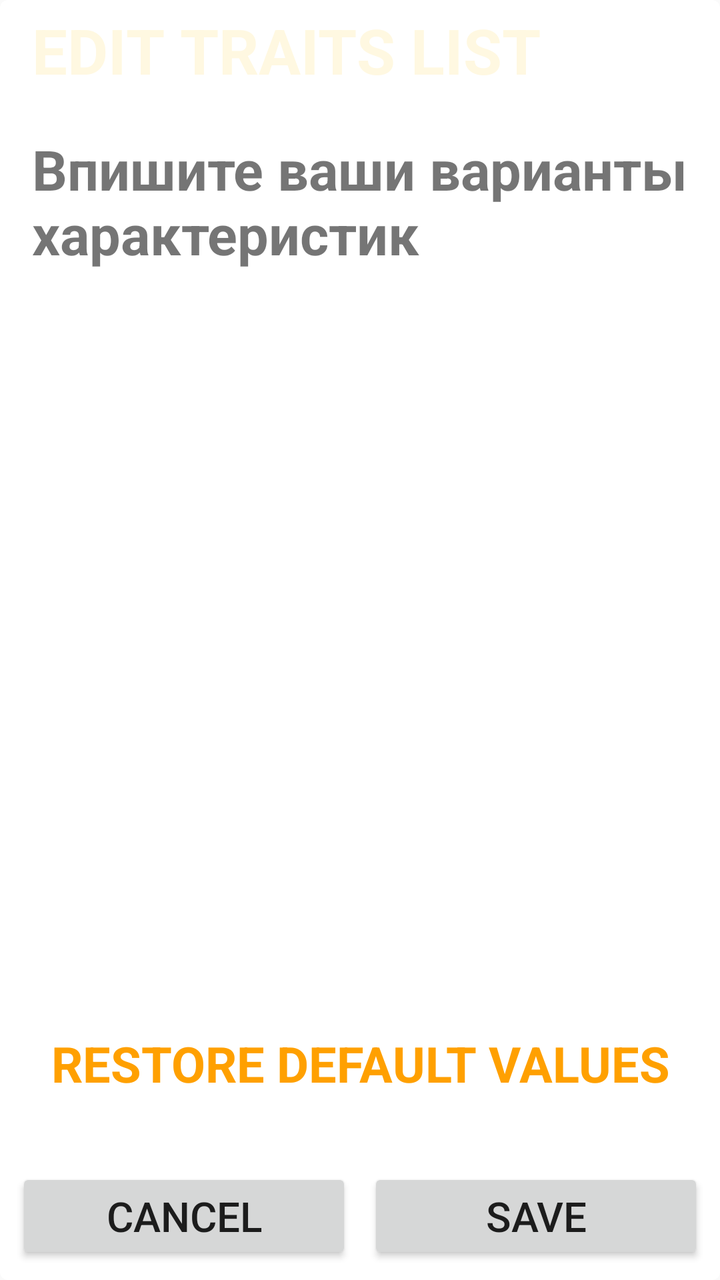
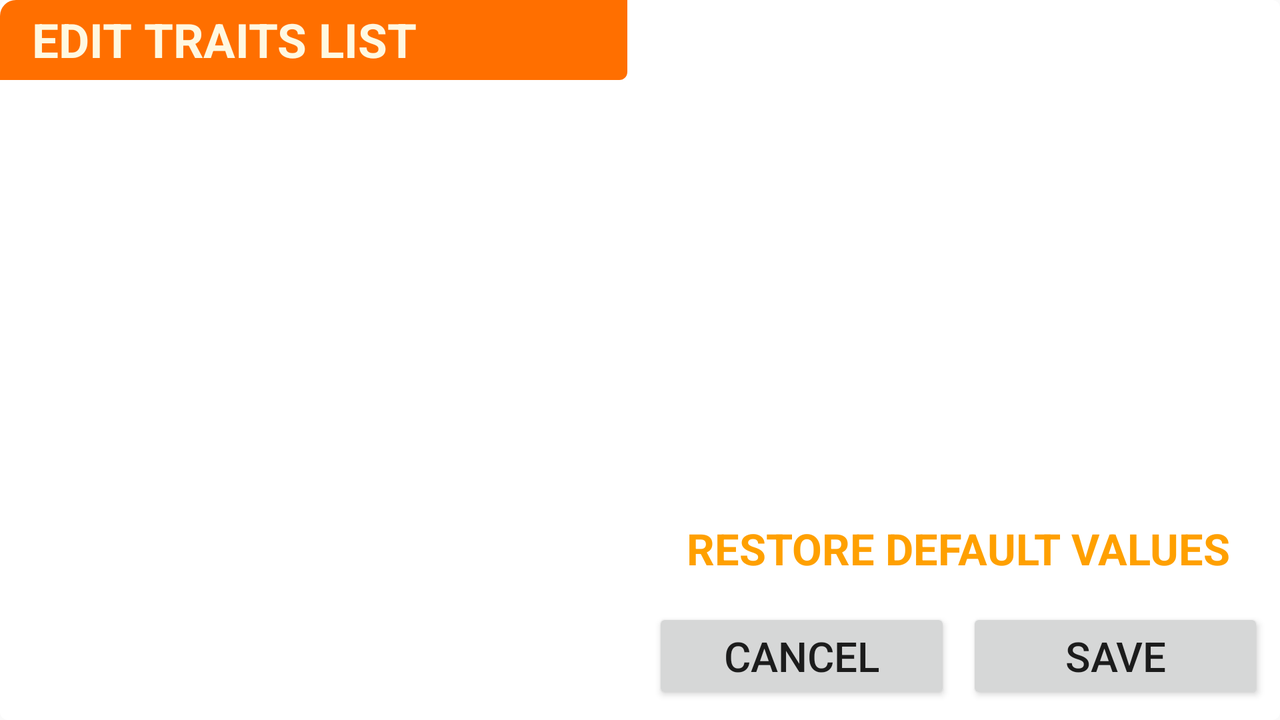

First picture: res/layout/ on a phone held upright. Second picture: the repository's own variant of that layout, on a device whose configuration matches the variant's folder. Source for both follows.
<!-- AndroidManifest.xml: application theme WFTheme -->
<!-- res/layout/spinner_edit_fragment.xml -->
<?xml version="1.0" encoding="utf-8"?>
<android.support.constraint.ConstraintLayout xmlns:android="http://schemas.android.com/apk/res/android"
    android:layout_width="match_parent"
    android:layout_height="match_parent"
    xmlns:app="http://schemas.android.com/apk/res-auto">

    <android.support.constraint.Guideline
        android:id="@+id/spinner_edit_fragment_guide_vertical_50"
        android:layout_width="wrap_content"
        android:layout_height="wrap_content"
        android:orientation="vertical"
        app:layout_constraintGuide_percent="0.5"
        />

    <TextView
        android:id="@+id/spinner_edit_fragment_background"
        android:layout_width="match_parent"
        android:layout_height="match_parent"
        android:background="@drawable/background_fragment_spinner_edit"
        app:layout_constraintLeft_toLeftOf="parent"
        app:layout_constraintRight_toRightOf="parent"
        app:layout_constraintTop_toTopOf="parent"
        app:layout_constraintBottom_toBottomOf="parent"
        />

    <TextView
        android:id="@+id/spinner_edit_color_top"
        android:layout_width="match_parent"
        android:layout_height="50dp"
        android:background="@drawable/background_fragment_spinner_edit_top_whore"
        app:layout_constraintTop_toTopOf="parent"
        app:layout_constraintLeft_toLeftOf="parent"
        app:layout_constraintRight_toRightOf="parent"
        />

    <TextView
        android:id="@+id/spinner_edit_textview_header"
        android:layout_width="match_parent"
        android:layout_height="50dp"
        android:text="@string/spinner_edit_header"
        android:textColor="@color/colorPrimaryLight"
        android:textStyle="bold"
        android:textAllCaps="true"
        android:gravity="left|center"
        android:paddingLeft="16dp"
        android:paddingRight="16dp"
        android:paddingTop="4dp"
        android:paddingBottom="4dp"
        android:maxLines="1"
        app:autoSizeTextType="uniform"
        app:layout_constraintTop_toTopOf="parent"
        app:layout_constraintLeft_toLeftOf="parent"
        app:layout_constraintRight_toRightOf="parent"
        />

    <TextView
        android:id="@+id/spinner_edit_fragment_prompt"
        android:layout_width="match_parent"
        android:layout_height="80dp"
        android:text="@string/spinner_edit_prompt"
        android:textStyle="bold"
        android:layout_margin="16dp"
        android:maxLines="3"
        app:autoSizeTextType="uniform"
        app:layout_constraintVertical_weight="4"
        app:layout_constraintTop_toBottomOf="@id/spinner_edit_color_top"
        app:layout_constraintLeft_toLeftOf="parent"
        app:layout_constraintRight_toRightOf="parent"
        />

    <TextView
        android:id="@+id/spinner_edit_fragment_edittext0"
        android:layout_width="match_parent"
        android:layout_height="0dp"
        android:background="@drawable/background_fragment_spinner_edit_textfield"
        android:paddingLeft="16dp"
        android:paddingRight="16dp"
        android:paddingTop="8dp"
        android:paddingBottom="8dp"
        android:gravity="left|center"
        android:layout_marginTop="16dp"
        android:layout_marginLeft="8dp"
        android:layout_marginRight="8dp"
        android:layout_marginBottom="4dp"
        android:maxLines="1"
        app:autoSizeTextType="uniform"
        app:layout_constraintVertical_weight="1"
        app:layout_constraintTop_toBottomOf="@id/spinner_edit_fragment_prompt"
        app:layout_constraintLeft_toLeftOf="parent"
        app:layout_constraintRight_toRightOf="parent"
        app:layout_constraintBottom_toTopOf="@id/spinner_edit_fragment_edittext1"
        />

    <TextView
        android:id="@+id/spinner_edit_fragment_edittext1"
        android:layout_width="match_parent"
        android:layout_height="0dp"
        android:background="@drawable/background_fragment_spinner_edit_textfield"
        android:paddingLeft="16dp"
        android:paddingRight="16dp"
        android:paddingTop="8dp"
        android:paddingBottom="8dp"
        android:gravity="left|center"
        android:layout_marginTop="4dp"
        android:layout_marginLeft="8dp"
        android:layout_marginRight="8dp"
        android:layout_marginBottom="4dp"
        android:maxLines="1"
        app:autoSizeTextType="uniform"
        app:layout_constraintVertical_weight="1"
        app:layout_constraintTop_toBottomOf="@id/spinner_edit_fragment_edittext0"
        app:layout_constraintLeft_toLeftOf="parent"
        app:layout_constraintRight_toRightOf="parent"
        app:layout_constraintBottom_toTopOf="@id/spinner_edit_fragment_edittext2"
        />

    <TextView
        android:id="@+id/spinner_edit_fragment_edittext2"
        android:layout_width="match_parent"
        android:layout_height="0dp"
        android:background="@drawable/background_fragment_spinner_edit_textfield"
        android:paddingLeft="16dp"
        android:paddingRight="16dp"
        android:paddingTop="8dp"
        android:paddingBottom="8dp"
        android:gravity="left|center"
        android:layout_marginTop="4dp"
        android:layout_marginLeft="8dp"
        android:layout_marginRight="8dp"
        android:layout_marginBottom="4dp"
        android:maxLines="1"
        app:autoSizeTextType="uniform"
        app:layout_constraintVertical_weight="1"
        app:layout_constraintTop_toBottomOf="@id/spinner_edit_fragment_edittext1"
        app:layout_constraintLeft_toLeftOf="parent"
        app:layout_constraintRight_toRightOf="parent"
        app:layout_constraintBottom_toTopOf="@id/spinner_edit_fragment_edittext3"
        />

    <TextView
        android:id="@+id/spinner_edit_fragment_edittext3"
        android:layout_width="match_parent"
        android:layout_height="0dp"
        android:background="@drawable/background_fragment_spinner_edit_textfield"
        android:paddingLeft="16dp"
        android:paddingRight="16dp"
        android:paddingTop="8dp"
        android:paddingBottom="8dp"
        android:gravity="left|center"
        android:layout_marginTop="4dp"
        android:layout_marginLeft="8dp"
        android:layout_marginRight="8dp"
        android:layout_marginBottom="4dp"
        android:maxLines="1"
        app:autoSizeTextType="uniform"
        app:layout_constraintVertical_weight="1"
        app:layout_constraintTop_toBottomOf="@id/spinner_edit_fragment_edittext2"
        app:layout_constraintLeft_toLeftOf="parent"
        app:layout_constraintRight_toRightOf="parent"
        app:layout_constraintBottom_toTopOf="@id/spinner_edit_fragment_edittext4"
        />

    <TextView
        android:id="@+id/spinner_edit_fragment_edittext4"
        android:layout_width="match_parent"
        android:layout_height="0dp"
        android:background="@drawable/background_fragment_spinner_edit_textfield"
        android:paddingLeft="16dp"
        android:paddingRight="16dp"
        android:paddingTop="8dp"
        android:paddingBottom="8dp"
        android:gravity="left|center"
        android:layout_marginTop="4dp"
        android:layout_marginLeft="8dp"
        android:layout_marginRight="8dp"
        android:layout_marginBottom="4dp"
        android:maxLines="1"
        app:autoSizeTextType="uniform"
        app:layout_constraintVertical_weight="1"
        app:layout_constraintTop_toBottomOf="@id/spinner_edit_fragment_edittext3"
        app:layout_constraintLeft_toLeftOf="parent"
        app:layout_constraintRight_toRightOf="parent"
        app:layout_constraintBottom_toTopOf="@id/spinner_edit_fragment_edittext5"
        />

    <TextView
        android:id="@+id/spinner_edit_fragment_edittext5"
        android:layout_width="match_parent"
        android:layout_height="0dp"
        android:background="@drawable/background_fragment_spinner_edit_textfield"
        android:paddingLeft="16dp"
        android:paddingRight="16dp"
        android:paddingTop="8dp"
        android:paddingBottom="8dp"
        android:gravity="left|center"
        android:layout_marginTop="4dp"
        android:layout_marginLeft="8dp"
        android:layout_marginRight="8dp"
        android:layout_marginBottom="4dp"
        android:maxLines="1"
        app:autoSizeTextType="uniform"
        app:layout_constraintVertical_weight="1"
        app:layout_constraintTop_toBottomOf="@id/spinner_edit_fragment_edittext4"
        app:layout_constraintLeft_toLeftOf="parent"
        app:layout_constraintRight_toRightOf="parent"
        app:layout_constraintBottom_toTopOf="@id/spinner_edit_fragment_edittext6"
        />

    <TextView
        android:id="@+id/spinner_edit_fragment_edittext6"
        android:layout_width="match_parent"
        android:layout_height="0dp"
        android:background="@drawable/background_fragment_spinner_edit_textfield"
        android:paddingLeft="16dp"
        android:paddingRight="16dp"
        android:paddingTop="8dp"
        android:paddingBottom="8dp"
        android:gravity="left|center"
        android:layout_marginTop="4dp"
        android:layout_marginLeft="8dp"
        android:layout_marginRight="8dp"
        android:layout_marginBottom="4dp"
        android:maxLines="1"
        app:autoSizeTextType="uniform"
        app:layout_constraintVertical_weight="1"
        app:layout_constraintTop_toBottomOf="@id/spinner_edit_fragment_edittext5"
        app:layout_constraintLeft_toLeftOf="parent"
        app:layout_constraintRight_toRightOf="parent"
        app:layout_constraintBottom_toTopOf="@id/spinner_edit_fragment_revert"
        />

    <TextView
        android:id="@+id/spinner_edit_fragment_revert"
        android:text="@string/spinner_revert"
        android:layout_width="match_parent"
        android:layout_height="0dp"
        android:textAllCaps="true"
        android:textStyle="bold"
        android:textColor="@color/colorPrimaryMedium"
        android:paddingLeft="16dp"
        android:paddingRight="16dp"
        android:paddingTop="8dp"
        android:paddingBottom="8dp"
        android:gravity="center"
        android:layout_marginTop="24dp"
        android:layout_marginLeft="8dp"
        android:layout_marginRight="8dp"
        android:layout_marginBottom="24dp"
        android:maxLines="2"
        app:autoSizeTextType="uniform"
        app:layout_constraintVertical_weight="1.5"
        app:layout_constraintTop_toBottomOf="@id/spinner_edit_fragment_edittext6"
        app:layout_constraintLeft_toLeftOf="parent"
        app:layout_constraintRight_toRightOf="parent"
        app:layout_constraintBottom_toTopOf="@id/spinner_edit_fragment_cancel_button"
        />


    <Button
        android:id="@+id/spinner_edit_fragment_cancel_button"
        android:layout_width="0dp"
        android:layout_height="wrap_content"
        android:text="@string/button_cancel"
        android:layout_marginLeft="8dp"
        android:layout_marginRight="4dp"
        android:layout_marginBottom="8dp"
        android:maxLines="1"
        app:autoSizeTextType="uniform"
        app:layout_constraintLeft_toLeftOf="parent"
        app:layout_constraintRight_toRightOf="@id/spinner_edit_fragment_guide_vertical_50"
        app:layout_constraintBottom_toBottomOf="parent"
        />

    <Button
        android:id="@+id/spinner_edit_fragment_save_button"
        android:layout_width="0dp"
        android:layout_height="wrap_content"
        android:text="@string/button_save"
        android:layout_marginLeft="4dp"
        android:layout_marginRight="8dp"
        android:layout_marginBottom="8dp"
        android:maxLines="1"
        app:autoSizeTextType="uniform"
        app:layout_constraintLeft_toLeftOf="@id/spinner_edit_fragment_guide_vertical_50"
        app:layout_constraintRight_toRightOf="parent"
        app:layout_constraintBottom_toBottomOf="parent"
        />




</android.support.constraint.ConstraintLayout>
<!-- resources referenced by this layout -->
<resources>
  <color name="colorPrimaryLight">#FFF8E1</color>
  <color name="colorPrimaryMedium">#FFA000</color>
  <!-- drawable background_fragment_spinner_edit (drawable) -->
  <?xml version="1.0" encoding="utf-8"?>
  <shape xmlns:android="http://schemas.android.com/apk/res/android"
      android:shape="rectangle"
      >
  
      <solid
          android:color="@android:color/white"
          />
  
      <corners
          android:radius="4dp"
          />
  
  </shape>
  <string name="button_cancel">Cancel</string>
  <string name="button_save">Save</string>
  <string name="spinner_edit_header">Edit traits list</string>
  <string name="spinner_edit_prompt">Впишите ваши варианты характеристик</string>
  <string name="spinner_revert">Restore default values</string>
  <style name="WFTheme" parent="Theme.AppCompat.Light.DarkActionBar">
  
          <item name="colorPrimary">@color/color_green1</item>
  
      </style>
</resources>
<!-- res/layout-land/spinner_edit_fragment.xml (the repository's variant of the layout above) -->
<!-- drawn on the phone turned sideways -->
<?xml version="1.0" encoding="utf-8"?>
<android.support.constraint.ConstraintLayout xmlns:android="http://schemas.android.com/apk/res/android"
    android:layout_width="match_parent"
    android:layout_height="match_parent"
    xmlns:app="http://schemas.android.com/apk/res-auto">

    <android.support.constraint.Guideline
        android:id="@+id/land_spinner_edit_fragment_guide_vertical_49"
        android:layout_width="wrap_content"
        android:layout_height="wrap_content"
        android:orientation="vertical"
        app:layout_constraintGuide_percent="0.49"
        />

    <android.support.constraint.Guideline
        android:id="@+id/land_spinner_edit_fragment_guide_vertical_51"
        android:layout_width="wrap_content"
        android:layout_height="wrap_content"
        android:orientation="vertical"
        app:layout_constraintGuide_percent="0.51"
        />

    <TextView
        android:id="@+id/spinner_edit_fragment_background"
        android:layout_width="match_parent"
        android:layout_height="match_parent"
        android:background="@drawable/background_fragment_spinner_edit"
        app:layout_constraintLeft_toLeftOf="parent"
        app:layout_constraintRight_toRightOf="parent"
        app:layout_constraintTop_toTopOf="parent"
        app:layout_constraintBottom_toBottomOf="parent"
        />

    <TextView
        android:id="@+id/spinner_edit_color_top"
        android:layout_width="0dp"
        android:layout_height="40dp"
        android:background="@drawable/land_background_fragment_spinner_edit_top_whore"
        app:layout_constraintTop_toTopOf="parent"
        app:layout_constraintLeft_toLeftOf="parent"
        app:layout_constraintRight_toRightOf="@id/land_spinner_edit_fragment_guide_vertical_49"
        />

    <TextView
        android:id="@+id/spinner_edit_textview_header"
        android:layout_width="0dp"
        android:layout_height="40dp"
        android:text="@string/spinner_edit_header"
        android:textColor="@color/colorPrimaryLight"
        android:textStyle="bold"
        android:textAllCaps="true"
        android:gravity="left|center"
        android:paddingLeft="16dp"
        android:paddingRight="16dp"
        android:paddingTop="4dp"
        android:paddingBottom="4dp"
        android:maxLines="1"
        app:autoSizeTextType="uniform"
        app:layout_constraintTop_toTopOf="parent"
        app:layout_constraintLeft_toLeftOf="parent"
        app:layout_constraintRight_toRightOf="@id/land_spinner_edit_fragment_guide_vertical_49"
        />

    <TextView
        android:id="@+id/spinner_edit_fragment_edittext0"
        android:layout_width="0dp"
        android:layout_height="0dp"
        android:background="@drawable/background_fragment_spinner_edit_textfield"
        android:paddingLeft="16dp"
        android:paddingRight="16dp"
        android:paddingTop="8dp"
        android:paddingBottom="8dp"
        android:gravity="left|center"
        android:layout_marginTop="8dp"
        android:layout_marginLeft="8dp"
        android:layout_marginRight="0dp"
        android:layout_marginBottom="4dp"
        android:maxLines="1"
        app:autoSizeTextType="uniform"
        app:layout_constraintVertical_weight="1"
        app:layout_constraintTop_toBottomOf="@id/spinner_edit_color_top"
        app:layout_constraintLeft_toLeftOf="parent"
        app:layout_constraintRight_toRightOf="@id/land_spinner_edit_fragment_guide_vertical_49"
        app:layout_constraintBottom_toTopOf="@id/spinner_edit_fragment_edittext1"
        />

    <TextView
        android:id="@+id/spinner_edit_fragment_edittext1"
        android:layout_width="0dp"
        android:layout_height="0dp"
        android:background="@drawable/background_fragment_spinner_edit_textfield"
        android:paddingLeft="16dp"
        android:paddingRight="16dp"
        android:paddingTop="8dp"
        android:paddingBottom="8dp"
        android:gravity="left|center"
        android:layout_marginTop="4dp"
        android:layout_marginLeft="8dp"
        android:layout_marginRight="0dp"
        android:layout_marginBottom="4dp"
        android:maxLines="1"
        app:autoSizeTextType="uniform"
        app:layout_constraintVertical_weight="1"
        app:layout_constraintTop_toBottomOf="@id/spinner_edit_fragment_edittext0"
        app:layout_constraintLeft_toLeftOf="parent"
        app:layout_constraintRight_toRightOf="@id/land_spinner_edit_fragment_guide_vertical_49"
        app:layout_constraintBottom_toTopOf="@id/spinner_edit_fragment_edittext2"
        />

    <TextView
        android:id="@+id/spinner_edit_fragment_edittext2"
        android:layout_width="0dp"
        android:layout_height="0dp"
        android:background="@drawable/background_fragment_spinner_edit_textfield"
        android:paddingLeft="16dp"
        android:paddingRight="16dp"
        android:paddingTop="8dp"
        android:paddingBottom="8dp"
        android:gravity="left|center"
        android:layout_marginTop="4dp"
        android:layout_marginLeft="8dp"
        android:layout_marginRight="0dp"
        android:layout_marginBottom="4dp"
        android:maxLines="1"
        app:autoSizeTextType="uniform"
        app:layout_constraintVertical_weight="1"
        app:layout_constraintTop_toBottomOf="@id/spinner_edit_fragment_edittext1"
        app:layout_constraintLeft_toLeftOf="parent"
        app:layout_constraintRight_toRightOf="@id/land_spinner_edit_fragment_guide_vertical_49"
        app:layout_constraintBottom_toTopOf="@id/spinner_edit_fragment_edittext3"
        />

    <TextView
        android:id="@+id/spinner_edit_fragment_edittext3"
        android:layout_width="0dp"
        android:layout_height="0dp"
        android:background="@drawable/background_fragment_spinner_edit_textfield"
        android:paddingLeft="16dp"
        android:paddingRight="16dp"
        android:paddingTop="8dp"
        android:paddingBottom="8dp"
        android:gravity="left|center"
        android:layout_marginTop="4dp"
        android:layout_marginLeft="8dp"
        android:layout_marginRight="0dp"
        android:layout_marginBottom="8dp"
        android:maxLines="1"
        app:autoSizeTextType="uniform"
        app:layout_constraintVertical_weight="1"
        app:layout_constraintTop_toBottomOf="@id/spinner_edit_fragment_edittext2"
        app:layout_constraintLeft_toLeftOf="parent"
        app:layout_constraintRight_toRightOf="@id/land_spinner_edit_fragment_guide_vertical_49"
        app:layout_constraintBottom_toBottomOf="parent"
        />

    <TextView
        android:id="@+id/spinner_edit_fragment_edittext4"
        android:layout_width="0dp"
        android:layout_height="0dp"
        android:background="@drawable/background_fragment_spinner_edit_textfield"
        android:paddingLeft="16dp"
        android:paddingRight="16dp"
        android:paddingTop="8dp"
        android:paddingBottom="8dp"
        android:gravity="left|center"
        android:layout_marginTop="8dp"
        android:layout_marginLeft="0dp"
        android:layout_marginRight="8dp"
        android:layout_marginBottom="4dp"
        android:maxLines="1"
        app:autoSizeTextType="uniform"
        app:layout_constraintVertical_weight="1"
        app:layout_constraintTop_toTopOf="parent"
        app:layout_constraintLeft_toLeftOf="@id/land_spinner_edit_fragment_guide_vertical_51"
        app:layout_constraintRight_toRightOf="parent"
        app:layout_constraintBottom_toTopOf="@id/spinner_edit_fragment_edittext5"
        />

    <TextView
        android:id="@+id/spinner_edit_fragment_edittext5"
        android:layout_width="0dp"
        android:layout_height="0dp"
        android:background="@drawable/background_fragment_spinner_edit_textfield"
        android:paddingLeft="16dp"
        android:paddingRight="16dp"
        android:paddingTop="8dp"
        android:paddingBottom="8dp"
        android:gravity="left|center"
        android:layout_marginTop="4dp"
        android:layout_marginLeft="0dp"
        android:layout_marginRight="8dp"
        android:layout_marginBottom="4dp"
        android:maxLines="1"
        app:autoSizeTextType="uniform"
        app:layout_constraintVertical_weight="1"
        app:layout_constraintTop_toBottomOf="@id/spinner_edit_fragment_edittext4"
        app:layout_constraintLeft_toLeftOf="@id/land_spinner_edit_fragment_guide_vertical_51"
        app:layout_constraintRight_toRightOf="parent"
        app:layout_constraintBottom_toTopOf="@id/spinner_edit_fragment_edittext6"
        />

    <TextView
        android:id="@+id/spinner_edit_fragment_edittext6"
        android:layout_width="0dp"
        android:layout_height="0dp"
        android:background="@drawable/background_fragment_spinner_edit_textfield"
        android:paddingLeft="16dp"
        android:paddingRight="16dp"
        android:paddingTop="8dp"
        android:paddingBottom="8dp"
        android:gravity="left|center"
        android:layout_marginTop="4dp"
        android:layout_marginLeft="0dp"
        android:layout_marginRight="8dp"
        android:layout_marginBottom="4dp"
        android:maxLines="1"
        app:autoSizeTextType="uniform"
        app:layout_constraintVertical_weight="1"
        app:layout_constraintTop_toBottomOf="@id/spinner_edit_fragment_edittext5"
        app:layout_constraintLeft_toLeftOf="@id/land_spinner_edit_fragment_guide_vertical_51"
        app:layout_constraintRight_toRightOf="parent"
        app:layout_constraintBottom_toTopOf="@id/spinner_edit_fragment_revert"
        />

    <TextView
        android:id="@+id/spinner_edit_fragment_revert"
        android:text="@string/land_spinner_revert"
        android:layout_width="0dp"
        android:layout_height="0dp"
        android:textAllCaps="true"
        android:textStyle="bold"
        android:textColor="@color/colorPrimaryMedium"
        android:paddingLeft="16dp"
        android:paddingRight="16dp"
        android:paddingTop="4dp"
        android:paddingBottom="4dp"
        android:gravity="center"
        android:layout_marginTop="8dp"
        android:layout_marginLeft="0dp"
        android:layout_marginRight="8dp"
        android:layout_marginBottom="8dp"
        android:maxLines="2"
        app:autoSizeTextType="uniform"
        app:layout_constraintVertical_weight="0.6"
        app:layout_constraintTop_toBottomOf="@id/spinner_edit_fragment_edittext6"
        app:layout_constraintLeft_toLeftOf="@id/land_spinner_edit_fragment_guide_vertical_51"
        app:layout_constraintRight_toRightOf="parent"
        app:layout_constraintBottom_toTopOf="@id/spinner_edit_fragment_cancel_button"
        />

    <Button
        android:id="@+id/spinner_edit_fragment_cancel_button"
        android:layout_width="0dp"
        android:layout_height="wrap_content"
        android:text="@string/button_cancel"
        android:layout_marginLeft="0dp"
        android:layout_marginRight="4dp"
        android:layout_marginBottom="8dp"
        android:maxLines="1"
        app:autoSizeTextType="uniform"
        app:layout_constraintTop_toBottomOf="@id/spinner_edit_fragment_revert"
        app:layout_constraintLeft_toLeftOf="@id/land_spinner_edit_fragment_guide_vertical_51"
        app:layout_constraintRight_toLeftOf="@id/spinner_edit_fragment_save_button"
        app:layout_constraintBottom_toBottomOf="parent"
        />

    <Button
        android:id="@+id/spinner_edit_fragment_save_button"
        android:layout_width="0dp"
        android:layout_height="wrap_content"
        android:text="@string/button_save"
        android:layout_marginLeft="4dp"
        android:layout_marginRight="8dp"
        android:layout_marginBottom="8dp"
        android:maxLines="1"
        app:autoSizeTextType="uniform"
        app:layout_constraintTop_toTopOf="@id/spinner_edit_fragment_cancel_button"
        app:layout_constraintLeft_toRightOf="@id/spinner_edit_fragment_cancel_button"
        app:layout_constraintRight_toRightOf="parent"
        app:layout_constraintBottom_toBottomOf="parent"
        />




</android.support.constraint.ConstraintLayout>
<!-- resources referenced by the variant -->
<!-- as the phone turned sideways resolves them -->
<resources>
  <color name="colorPrimaryLight">#FFF8E1</color>
  <color name="colorPrimaryMedium">#FFA000</color>
  <!-- drawable background_fragment_spinner_edit (drawable) -->
  <?xml version="1.0" encoding="utf-8"?>
  <shape xmlns:android="http://schemas.android.com/apk/res/android"
      android:shape="rectangle"
      >
  
      <solid
          android:color="@android:color/white"
          />
  
      <corners
          android:radius="4dp"
          />
  
  </shape>
  <!-- drawable land_background_fragment_spinner_edit_top_whore (drawable) -->
  <?xml version="1.0" encoding="utf-8"?>
  <shape xmlns:android="http://schemas.android.com/apk/res/android"
      android:shape="rectangle"
      >
      <solid
          android:color="@color/colorPrimaryDark"
          />
      <corners
          android:topLeftRadius="8dp"
          android:bottomRightRadius="4dp"
          />
  
  </shape>
  <string name="button_cancel">Cancel</string>
  <string name="button_save">Save</string>
  <string name="land_spinner_revert">Restore default values</string>
  <string name="spinner_edit_header">Edit traits list</string>
  <style name="WFTheme" parent="Theme.AppCompat.Light.DarkActionBar">
  
          <item name="colorPrimary">@color/color_green1</item>
  
      </style>
  <color name="colorPrimaryDark">#FF6F00</color>
</resources>
